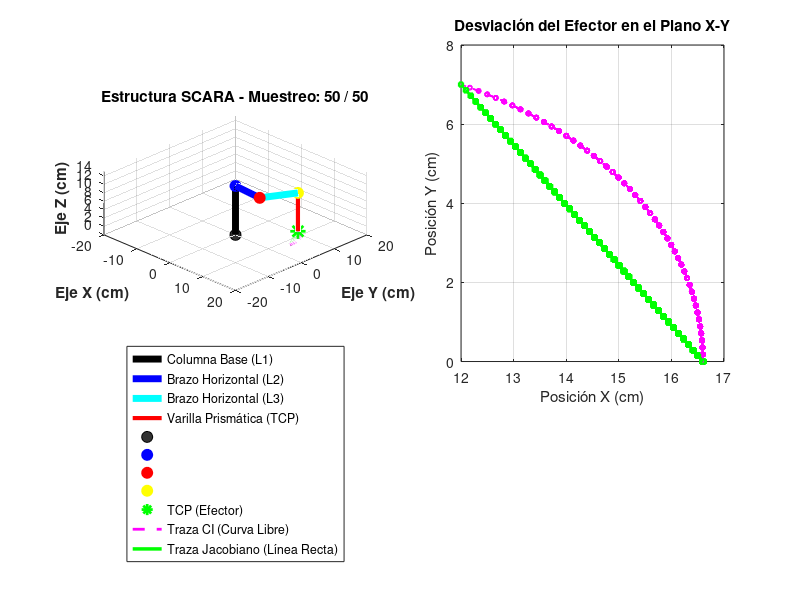

The MATLAB source for this figure:
clear; clc; close all;

%% --- 1. CONFIGURACIÓN DEL ROBOT (PARÁMETROS FÍSICOS) ---
L1 = 11.61;       % Altura del eslabón base fijo
L2 = 7.99;        % Longitud del eslabón rotacional 1
L3 = 8.61;        % Longitud del eslabón rotacional 2
tcp_offset = 8.5; % Distancia desde el eje horizontal hasta la punta del TCP

% Límites físicos de seguridad de los servos (Restricciones)
lim_theta1 = [-135, 135];
lim_theta2 = [-90, 90];
lim_q3     = [0, 3.11];

%% --- 2. CONFIGURACIÓN HARDWARE Y TIEMPO (MECÁNICA A 50 Hz) ---
tiempo_trayectoria = 1.0; % Tiempo estimado que tardará el robot en moverse (1 segundo)
frecuencia_servos   = 50;  % 50 Hz mecánicos (Límite físico real de los MG995)
num_pasos = tiempo_trayectoria * frecuencia_servos; % 50 mini-pasos para fluidez perfecta

%% --- 3. ENTRADA DEL ESPACIO: CONFIGURACIÓN DEL RECORRIDO ---
% Estado Inicial del Robot (En reposo absoluto - Igual que Código 1 y 2)
th1_init = 0; 
th2_init = 0; 
q3_init  = 0;

% Calcular posición cartesiana de partida mediante Cinemática Directa
t1_i = deg2rad(th1_init); t2_i = deg2rad(th2_init);
P_init_x = L2*cos(t1_i) + L3*cos(t1_i+t2_i);
P_init_y = L2*sin(t1_i) + L3*sin(t1_i+t2_i);
P_init_z = L1 - tcp_offset - q3_init;
P_actual = [P_init_x; P_init_y; P_init_z];

% === PUNTO DESTINO IDÉNTICO AL CÓDIGO 2 ===
P_final = [12.0; 7.0; 2.5]; 

% Impresión detallada en Consola (Como el script original)
fprintf('--- VALIDACIÓN CINEMÁTICA Y RESTRICCIONES (50 Hz) ---\n');
fprintf('Frecuencia de Muestreo : %d Hz (Actualización cada 20 ms)\n', frecuencia_servos);
fprintf('Número de Mini-puntos  : %d pasos en el espacio\n', num_pasos);
fprintf('Restricciones Motor 1  : [%.1f°, %.1f°]\n', lim_theta1(1), lim_theta1(2));
fprintf('Restricciones Motor 2  : [%.1f°, %.1f°]\n', lim_theta2(1), lim_theta2(2));
fprintf('Restricciones Motor 3  : [%.1f, %.1f] cm\n\n', lim_q3(1), lim_q3(2));
fprintf('Punto de Partida Real  : Px = %.4f cm, Py = %.4f cm, Pz = %.4f cm\n', P_actual(1), P_actual(2), P_actual(3));
fprintf('Punto Destino Deseado  : Px = %.4f cm, Py = %.4f cm, Pz = %.4f cm\n', P_final(1), P_final(2), P_final(3));
fprintf('-----------------------------------------------------\n\n');

%% --- 4. TRAYECTORIA 1: CINEMÁTICA INVERSA PURA (PUNTO A PUNTO) ---
% Calcula los ángulos finales directamente para simular el "salto libre" sin control lineal
cos_th2_f = (P_final(1)^2 + P_final(2)^2 - 137.97) / 137.58;
cos_th2_f = max(-1, min(1, cos_th2_f));
th2_f_rad = acos(cos_th2_f);
num_th1_f = P_final(2)*(7.99 + 8.61*cos(th2_f_rad)) - P_final(1)*(8.61*sin(th2_f_rad));
den_th1_f = P_final(1)*(7.99 + 8.61*cos(th2_f_rad)) + P_final(2)*(8.61*sin(th2_f_rad));
th1_f_rad = atan2(num_th1_f, den_th1_f);

th1_f = rad2deg(th1_f_rad); th2_f = rad2deg(th2_f_rad); q3_f = 3.11 - P_final(3);

trayectoria_articular = zeros(3, num_pasos);
trayectoria_cart_CI = zeros(3, num_pasos);

for i = 1:num_pasos
    t = (i-1)/(num_pasos-1);
    % Movimiento interpolado en motores (Genera la curva parabólica en el aire)
    trayectoria_articular(1,i) = th1_init + t*(th1_f - th1_init);
    trayectoria_articular(2,i) = th2_init + t*(th2_f - th2_init);
    trayectoria_articular(3,i) = q3_init + t*(q3_f - q3_init);
    
    % Reconstrucción del TCP para la traza curva
    a1 = deg2rad(trayectoria_articular(1,i)); a2 = deg2rad(trayectoria_articular(2,i));
    cx = L2*cos(a1) + L3*cos(a1+a2);
    cy = L2*sin(a1) + L3*sin(a1+a2);
    cz = L1 - tcp_offset - trayectoria_articular(3,i);
    trayration_cart_CI(:,i) = [cx; cy; cz];
end

%% --- 5. TRAYECTORIA 2: TRAYECTORIA RECTA (JACOBIANO CORREGIDO + MINI-PASOS) ---
trayectoria_cart_Jac = zeros(3, num_pasos);
historial_angulos_Jac = zeros(3, num_pasos);

for i = 1:num_pasos
    t = (i-1)/(num_pasos-1);
    % Segmentación milimétrica en línea recta cartesiana
    P_sub = P_actual + t*(P_final - P_actual);
    trayectoria_cart_Jac(:,i) = P_sub;
    
    % Cinemática Inversa de tu compañero aplicada a cada mini-punto
    x = P_sub(1); y = P_sub(2); z = P_sub(3);
    cos_th2 = (x^2 + y^2 - 137.97) / 137.58;
    cos_th2 = max(-1, min(1, cos_th2));
    th2_rad = acos(cos_th2);
    
    num_th1 = y*(7.99 + 8.61*cos(th2_rad)) - x*(8.61*sin(th2_rad));
    den_th1 = x*(7.99 + 8.61*cos(th2_rad)) + y*(8.61*sin(th2_rad));
    th1_rad = atan2(num_th1, den_th1);
    
    t1 = rad2deg(th1_rad); t2 = rad2deg(th2_rad); t3 = 3.11 - z;
    
    % --- ANALISIS DE SINGULARIDAD MATEMÁTICA (Fórmula de tu cuaderno) ---
    det_J = 68.7939 * sin(th2_rad);
    if abs(det_J) < 0.05
        warning('ALERTA DE SINGULARIDAD EN VIVO: det(J) = %.4f en paso %d. Protegiendo actuadores.', det_J, i);
        t2 = t2 + sign(t2)*0.5; % Desviación controlada
    end
    
    % --- CONTROL ESTRICTO DE RESTRICCIONES ---
    t1 = max(lim_theta1(1), min(lim_theta1(2), t1));
    t2 = max(lim_theta2(1), min(lim_theta2(2), t2));
    t3 = max(lim_q3(1), min(lim_q3(2), t3));
    
    historial_angulos_Jac(:,i) = [t1; t2; t3];
end

%% --- 6. VISUALIZACIÓN DINÁMICA AVANZADA (ANIMACIÓN COMPLETA EN TIEMPO REAL) ---
figure('Name', 'Validación SCARA RRP - Control Lineal Avanzado a 50Hz', 'Color', 'w', 'Position', [100, 100, 950, 520]);

for i = 1:num_pasos
    % === SUBPLOT 1: ANIMACIÓN GEOMÉTRICA EN 3D ===
    subplot(1,2,1);
    hold off;
    
    % Ángulos calculados en el muestreo actual
    ang1 = deg2rad(historial_angulos_Jac(1,i));
    ang2 = deg2rad(historial_angulos_Jac(2,i));
    dist3 = historial_angulos_Jac(3,i);
    
    % Reconstrucción de los nodos estructurales CAD-Algebráicos
    P0  = [0; 0; 0];
    PTB = [0; 0; L1];
    PJ2 = [L2*cos(ang1); L2*sin(ang1); L1];
    PJ3 = [L2*cos(ang1) + L3*cos(ang1+ang2); L2*sin(ang1) + L3*sin(ang1+ang2); L1];
    PEF = [PJ3(1); PJ3(2); L1 - tcp_offset - dist3];
    
    % Graficación de Eslabones Rígidos
    plot3([P0(1), PTB(1)], [P0(2), PTB(2)], [P0(3), PTB(3)], 'k-', 'LineWidth', 5); hold on;   
    plot3([PTB(1), PJ2(1)], [PTB(2), PJ2(2)], [PTB(3), PJ2(3)], 'b-', 'LineWidth', 5); 
    plot3([PJ2(1), PJ3(1)], [PJ2(2), PJ3(2)], [PJ2(3), PJ3(3)], 'c-', 'LineWidth', 5); 
    plot3([PJ3(1), PEF(1)], [PJ3(2), PEF(2)], [PJ3(3), PEF(3)], 'r-', 'LineWidth', 3); 
    
    % Nodos de articulaciones y Efector Final (TCP)
    plot3(P0(1), P0(2), P0(3), 'ko', 'MarkerFaceColor', [0.2 0.2 0.2], 'MarkerSize', 8); 
    plot3(PTB(1), PTB(2), PTB(3), 'bo', 'MarkerFaceColor', 'b', 'MarkerSize', 8);        
    plot3(PJ2(1), PJ2(2), PJ2(3), 'ro', 'MarkerFaceColor', 'r', 'MarkerSize', 8);        
    plot3(PJ3(1), PJ3(2), PJ3(3), 'yo', 'MarkerFaceColor', 'y', 'MarkerSize', 8);        
    plot3(PEF(1), PEF(2), PEF(3), 'g*', 'MarkerSize', 11, 'LineWidth', 2);
    
    % Dibujar las líneas de traza histórica acumulada en tiempo real
    plot3(trayration_cart_CI(1,1:i), trayration_cart_CI(2,1:i), trayration_cart_CI(3,1:i), 'm--', 'LineWidth', 2);
    plot3(trayectoria_cart_Jac(1,1:i), trayectoria_cart_Jac(2,1:i), trayectoria_cart_Jac(3,1:i), 'g-', 'LineWidth', 2.5);
    
    grid on; view(45, 25); axis([-20 20 -20 20 0 15]); axis equal;
    xlabel('Eje X (cm)', 'FontWeight', 'bold'); ylabel('Eje Y (cm)', 'FontWeight', 'bold'); zlabel('Eje Z (cm)', 'FontWeight', 'bold');
    title(sprintf('Estructura SCARA - Muestreo: %d / %d', i, num_pasos), 'FontSize', 11);
    legend('Columna Base (L1)', 'Brazo Horizontal (L2)', 'Brazo Horizontal (L3)', 'Varilla Prismática (TCP)', '', '', '', '', 'TCP (Efector)', 'Traza CI (Curva Libre)', 'Traza Jacobiano (Línea Recta)', 'Location', 'southoutside');
    
    % === SUBPLOT 2: ANÁLISIS DE LINEALIDAD Y DESVIACIÓN (DISCUSIÓN DE RESULTADOS) ===
    subplot(1,2,2);
    if i == 1, hold off; else hold on; end
    plot(trayration_cart_CI(1,1:i), trayration_cart_CI(2,1:i), 'm--o', 'LineWidth', 1.2, 'MarkerSize', 3);
    plot(trayectoria_cart_Jac(1,1:i), trayectoria_cart_Jac(2,1:i), 'g-s', 'LineWidth', 1.5, 'MarkerSize', 3);
    grid on;
    xlabel('Posición X (cm)'); ylabel('Posición Y (cm)');
    title('Desviación del Efector en el Plano X-Y');
    
    % Pausa calculada de 20ms (1/50 Hz) para que la velocidad en pantalla emule el hardware real
    pause(1 / frecuencia_servos); 
end

fprintf('\n--- SIMULACIÓN FINALIZADA CON ÉXITO ---\n');
